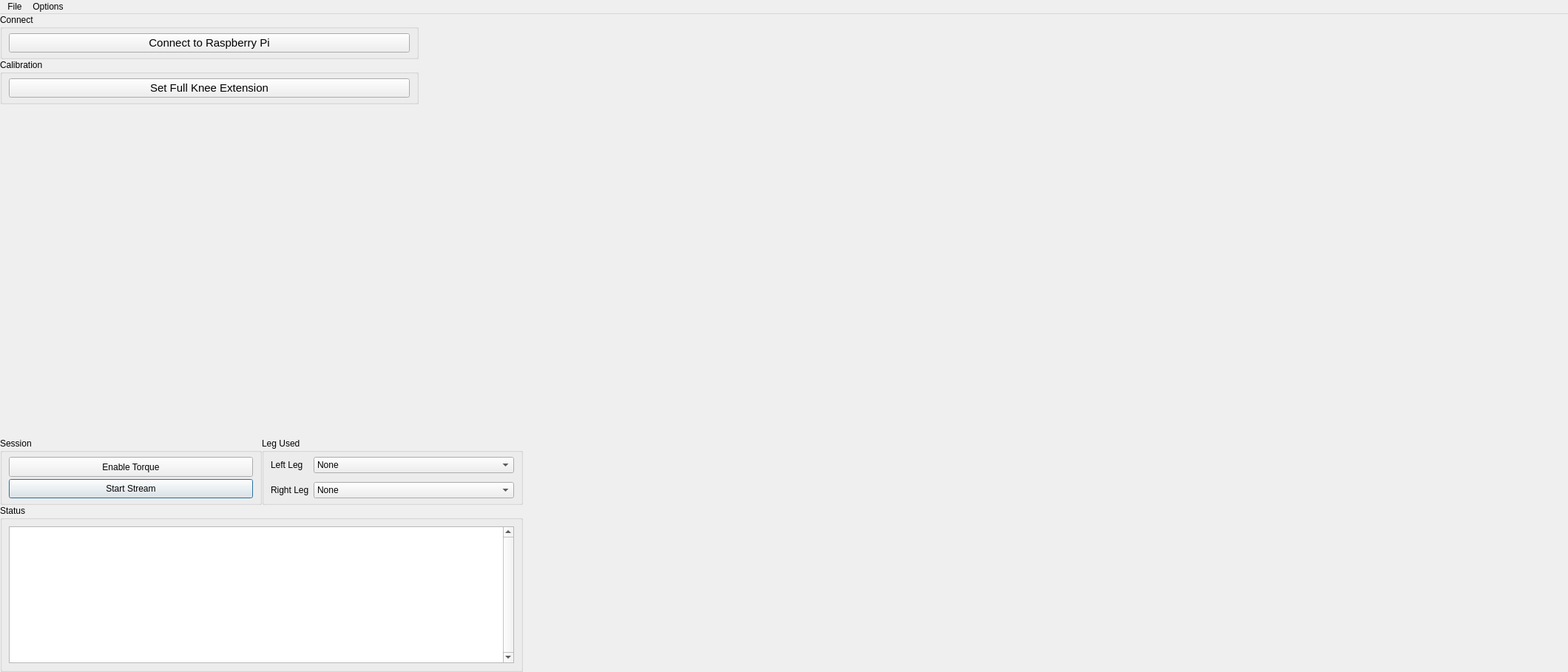
<?xml version="1.0" encoding="UTF-8"?>
<ui version="4.0">
 <class>MainWindow</class>
 <widget class="QMainWindow" name="MainWindow">
  <property name="geometry">
   <rect>
    <x>0</x>
    <y>0</y>
    <width>2120</width>
    <height>909</height>
   </rect>
  </property>
  <property name="sizePolicy">
   <sizepolicy hsizetype="Preferred" vsizetype="Preferred">
    <horstretch>0</horstretch>
    <verstretch>0</verstretch>
   </sizepolicy>
  </property>
  <property name="windowTitle">
   <string notr="true">MainWindow - Play Around with this</string>
  </property>
  <property name="toolTip">
   <string notr="true"/>
  </property>
  <widget class="QWidget" name="centralwidget">
   <property name="sizePolicy">
    <sizepolicy hsizetype="Preferred" vsizetype="Preferred">
     <horstretch>0</horstretch>
     <verstretch>0</verstretch>
    </sizepolicy>
   </property>
   <layout class="QGridLayout" name="centralWidgetGridLayout" rowstretch="1,5,1,1,3" columnstretch="1,2">
    <property name="leftMargin">
     <number>0</number>
    </property>
    <property name="topMargin">
     <number>0</number>
    </property>
    <property name="rightMargin">
     <number>0</number>
    </property>
    <property name="bottomMargin">
     <number>0</number>
    </property>
    <property name="spacing">
     <number>0</number>
    </property>
    <item row="0" column="0">
     <layout class="QGridLayout" name="connectionCalibrationExperimentGridLayout" rowstretch="1,1" columnstretch="4,1">
      <item row="0" column="0">
       <widget class="QGroupBox" name="connectGroupBox">
        <property name="sizePolicy">
         <sizepolicy hsizetype="Preferred" vsizetype="Preferred">
          <horstretch>0</horstretch>
          <verstretch>0</verstretch>
         </sizepolicy>
        </property>
        <property name="minimumSize">
         <size>
          <width>0</width>
          <height>0</height>
         </size>
        </property>
        <property name="font">
         <font>
          <pointsize>9</pointsize>
         </font>
        </property>
        <property name="title">
         <string notr="true">Connect</string>
        </property>
        <layout class="QVBoxLayout" name="connectGroupBoxVerticalLayout">
         <property name="spacing">
          <number>3</number>
         </property>
         <property name="topMargin">
          <number>6</number>
         </property>
         <property name="bottomMargin">
          <number>6</number>
         </property>
         <item>
          <widget class="QPushButton" name="connectToRaspberryPiButton">
           <property name="sizePolicy">
            <sizepolicy hsizetype="Preferred" vsizetype="Preferred">
             <horstretch>0</horstretch>
             <verstretch>0</verstretch>
            </sizepolicy>
           </property>
           <property name="font">
            <font>
             <pointsize>11</pointsize>
            </font>
           </property>
           <property name="cursor">
            <cursorShape>PointingHandCursor</cursorShape>
           </property>
           <property name="text">
            <string notr="true">Connect to Raspberry Pi</string>
           </property>
          </widget>
         </item>
        </layout>
       </widget>
      </item>
      <item row="0" column="1" rowspan="2">
       <widget class="ExperimentGroup" name="ubqExperimentGroup" native="true"/>
      </item>
      <item row="1" column="0">
       <widget class="QGroupBox" name="calibrationGroupBox">
        <property name="sizePolicy">
         <sizepolicy hsizetype="Preferred" vsizetype="Preferred">
          <horstretch>0</horstretch>
          <verstretch>0</verstretch>
         </sizepolicy>
        </property>
        <property name="minimumSize">
         <size>
          <width>0</width>
          <height>0</height>
         </size>
        </property>
        <property name="font">
         <font>
          <pointsize>9</pointsize>
         </font>
        </property>
        <property name="title">
         <string notr="true">Calibration</string>
        </property>
        <layout class="QVBoxLayout" name="calibrationGroupBoxVerticalLayout">
         <property name="spacing">
          <number>3</number>
         </property>
         <property name="topMargin">
          <number>6</number>
         </property>
         <property name="bottomMargin">
          <number>6</number>
         </property>
         <item>
          <widget class="QPushButton" name="setCalibrationButton">
           <property name="sizePolicy">
            <sizepolicy hsizetype="Preferred" vsizetype="Preferred">
             <horstretch>0</horstretch>
             <verstretch>0</verstretch>
            </sizepolicy>
           </property>
           <property name="font">
            <font>
             <pointsize>11</pointsize>
            </font>
           </property>
           <property name="cursor">
            <cursorShape>PointingHandCursor</cursorShape>
           </property>
           <property name="text">
            <string notr="true">Set Full Knee Extension</string>
           </property>
          </widget>
         </item>
        </layout>
       </widget>
      </item>
     </layout>
    </item>
    <item row="0" column="1" rowspan="5">
     <widget class="PlotsPage" name="plotTabWidget" native="true"/>
    </item>
    <item row="1" column="0">
     <widget class="ConfigurationGrid" name="configurationBox" native="true">
      <property name="sizePolicy">
       <sizepolicy hsizetype="Preferred" vsizetype="Preferred">
        <horstretch>0</horstretch>
        <verstretch>0</verstretch>
       </sizepolicy>
      </property>
      <property name="font">
       <font>
        <pointsize>9</pointsize>
       </font>
      </property>
     </widget>
    </item>
    <item row="2" column="0">
     <widget class="WindowConfigurationButtons" name="windowConfigurationButtons" native="true"/>
    </item>
    <item row="3" column="0">
     <layout class="QHBoxLayout" name="legSessionHorizontalLayout" stretch="0,0">
      <item>
       <widget class="QGroupBox" name="sessionGroupBox">
        <property name="sizePolicy">
         <sizepolicy hsizetype="Preferred" vsizetype="Preferred">
          <horstretch>0</horstretch>
          <verstretch>0</verstretch>
         </sizepolicy>
        </property>
        <property name="font">
         <font>
          <pointsize>9</pointsize>
          <bold>false</bold>
         </font>
        </property>
        <property name="title">
         <string notr="true">Session</string>
        </property>
        <layout class="QVBoxLayout" name="sessionGroupVerticalLayout">
         <property name="spacing">
          <number>3</number>
         </property>
         <property name="topMargin">
          <number>6</number>
         </property>
         <property name="bottomMargin">
          <number>6</number>
         </property>
         <item>
          <widget class="QPushButton" name="enableTorqueButton">
           <property name="sizePolicy">
            <sizepolicy hsizetype="Preferred" vsizetype="Preferred">
             <horstretch>0</horstretch>
             <verstretch>0</verstretch>
            </sizepolicy>
           </property>
           <property name="font">
            <font>
             <pointsize>9</pointsize>
             <bold>false</bold>
            </font>
           </property>
           <property name="cursor">
            <cursorShape>PointingHandCursor</cursorShape>
           </property>
           <property name="text">
            <string notr="true">Enable Torque</string>
           </property>
           <property name="checkable">
            <bool>true</bool>
           </property>
          </widget>
         </item>
         <item>
          <widget class="QPushButton" name="startStreamPushButton">
           <property name="sizePolicy">
            <sizepolicy hsizetype="Preferred" vsizetype="Preferred">
             <horstretch>0</horstretch>
             <verstretch>0</verstretch>
            </sizepolicy>
           </property>
           <property name="font">
            <font>
             <pointsize>9</pointsize>
             <bold>false</bold>
            </font>
           </property>
           <property name="cursor">
            <cursorShape>PointingHandCursor</cursorShape>
           </property>
           <property name="text">
            <string notr="true">Start Stream</string>
           </property>
           <property name="checkable">
            <bool>true</bool>
           </property>
           <property name="autoDefault">
            <bool>true</bool>
           </property>
           <property name="default">
            <bool>true</bool>
           </property>
          </widget>
         </item>
        </layout>
       </widget>
      </item>
      <item>
       <widget class="QGroupBox" name="legUsedGroupBox">
        <property name="sizePolicy">
         <sizepolicy hsizetype="Preferred" vsizetype="Preferred">
          <horstretch>0</horstretch>
          <verstretch>0</verstretch>
         </sizepolicy>
        </property>
        <property name="font">
         <font>
          <pointsize>9</pointsize>
         </font>
        </property>
        <property name="title">
         <string>Leg Used</string>
        </property>
        <layout class="QFormLayout" name="legUsedFormLayout">
         <property name="verticalSpacing">
          <number>12</number>
         </property>
         <property name="topMargin">
          <number>6</number>
         </property>
         <property name="bottomMargin">
          <number>6</number>
         </property>
         <item row="0" column="0">
          <widget class="QLabel" name="legLabelL">
           <property name="sizePolicy">
            <sizepolicy hsizetype="Preferred" vsizetype="Preferred">
             <horstretch>0</horstretch>
             <verstretch>0</verstretch>
            </sizepolicy>
           </property>
           <property name="text">
            <string>Left Leg</string>
           </property>
           <property name="alignment">
            <set>Qt::AlignmentFlag::AlignLeading|Qt::AlignmentFlag::AlignLeft|Qt::AlignmentFlag::AlignVCenter</set>
           </property>
          </widget>
         </item>
         <item row="0" column="1">
          <widget class="QComboBox" name="legComboBoxL">
           <property name="sizePolicy">
            <sizepolicy hsizetype="Preferred" vsizetype="Preferred">
             <horstretch>0</horstretch>
             <verstretch>0</verstretch>
            </sizepolicy>
           </property>
           <property name="font">
            <font>
             <pointsize>9</pointsize>
            </font>
           </property>
           <property name="cursor">
            <cursorShape>PointingHandCursor</cursorShape>
           </property>
           <item>
            <property name="text">
             <string>None</string>
            </property>
           </item>
          </widget>
         </item>
         <item row="1" column="1">
          <widget class="QComboBox" name="legComboBoxR">
           <property name="sizePolicy">
            <sizepolicy hsizetype="Preferred" vsizetype="Preferred">
             <horstretch>0</horstretch>
             <verstretch>0</verstretch>
            </sizepolicy>
           </property>
           <property name="font">
            <font>
             <pointsize>9</pointsize>
            </font>
           </property>
           <property name="cursor">
            <cursorShape>PointingHandCursor</cursorShape>
           </property>
           <item>
            <property name="text">
             <string>None</string>
            </property>
           </item>
          </widget>
         </item>
         <item row="1" column="0">
          <widget class="QLabel" name="legLabelR">
           <property name="sizePolicy">
            <sizepolicy hsizetype="Preferred" vsizetype="Preferred">
             <horstretch>0</horstretch>
             <verstretch>0</verstretch>
            </sizepolicy>
           </property>
           <property name="text">
            <string>Right Leg</string>
           </property>
           <property name="alignment">
            <set>Qt::AlignmentFlag::AlignLeading|Qt::AlignmentFlag::AlignLeft|Qt::AlignmentFlag::AlignVCenter</set>
           </property>
          </widget>
         </item>
        </layout>
       </widget>
      </item>
     </layout>
    </item>
    <item row="4" column="0">
     <widget class="QGroupBox" name="statusGroupBox">
      <property name="sizePolicy">
       <sizepolicy hsizetype="Preferred" vsizetype="Preferred">
        <horstretch>0</horstretch>
        <verstretch>0</verstretch>
       </sizepolicy>
      </property>
      <property name="minimumSize">
       <size>
        <width>0</width>
        <height>0</height>
       </size>
      </property>
      <property name="font">
       <font>
        <pointsize>9</pointsize>
       </font>
      </property>
      <property name="cursor">
       <cursorShape>IBeamCursor</cursorShape>
      </property>
      <property name="title">
       <string notr="true">Status</string>
      </property>
      <layout class="QVBoxLayout" name="statusGroupBoxVerticalLayout">
       <item>
        <widget class="QTextBrowser" name="statusTextBrowser">
         <property name="sizePolicy">
          <sizepolicy hsizetype="Preferred" vsizetype="Preferred">
           <horstretch>0</horstretch>
           <verstretch>0</verstretch>
          </sizepolicy>
         </property>
         <property name="cursor" stdset="0">
          <cursorShape>IBeamCursor</cursorShape>
         </property>
         <property name="frameShape">
          <enum>QFrame::Shape::StyledPanel</enum>
         </property>
         <property name="frameShadow">
          <enum>QFrame::Shadow::Sunken</enum>
         </property>
         <property name="verticalScrollBarPolicy">
          <enum>Qt::ScrollBarPolicy::ScrollBarAlwaysOn</enum>
         </property>
         <property name="horizontalScrollBarPolicy">
          <enum>Qt::ScrollBarPolicy::ScrollBarAlwaysOff</enum>
         </property>
         <property name="sizeAdjustPolicy">
          <enum>QAbstractScrollArea::SizeAdjustPolicy::AdjustToContents</enum>
         </property>
         <property name="tabChangesFocus">
          <bool>true</bool>
         </property>
         <property name="lineWrapMode">
          <enum>QTextEdit::LineWrapMode::WidgetWidth</enum>
         </property>
         <property name="html">
          <string notr="true">&lt;!DOCTYPE HTML PUBLIC &quot;-//W3C//DTD HTML 4.0//EN&quot; &quot;http://www.w3.org/TR/REC-html40/strict.dtd&quot;&gt;
&lt;html&gt;&lt;head&gt;&lt;meta name=&quot;qrichtext&quot; content=&quot;1&quot; /&gt;&lt;meta charset=&quot;utf-8&quot; /&gt;&lt;style type=&quot;text/css&quot;&gt;
p, li { white-space: pre-wrap; }
hr { height: 1px; border-width: 0; }
li.unchecked::marker { content: &quot;\2610&quot;; }
li.checked::marker { content: &quot;\2612&quot;; }
&lt;/style&gt;&lt;/head&gt;&lt;body style=&quot; font-family:'Segoe UI'; font-size:9pt; font-weight:400; font-style:normal;&quot;&gt;
&lt;p style=&quot;-qt-paragraph-type:empty; margin-top:0px; margin-bottom:0px; margin-left:0px; margin-right:0px; -qt-block-indent:0; text-indent:0px; font-size:10pt;&quot;&gt;&lt;br /&gt;&lt;/p&gt;&lt;/body&gt;&lt;/html&gt;</string>
         </property>
         <property name="textInteractionFlags">
          <set>Qt::TextInteractionFlag::LinksAccessibleByKeyboard|Qt::TextInteractionFlag::LinksAccessibleByMouse|Qt::TextInteractionFlag::TextBrowserInteraction|Qt::TextInteractionFlag::TextSelectableByKeyboard|Qt::TextInteractionFlag::TextSelectableByMouse</set>
         </property>
        </widget>
       </item>
      </layout>
     </widget>
    </item>
   </layout>
  </widget>
  <widget class="QMenuBar" name="menubar">
   <property name="geometry">
    <rect>
     <x>0</x>
     <y>0</y>
     <width>2120</width>
     <height>33</height>
    </rect>
   </property>
   <property name="font">
    <font>
     <pointsize>9</pointsize>
    </font>
   </property>
   <widget class="QMenu" name="menuMenu">
    <property name="font">
     <font>
      <pointsize>9</pointsize>
     </font>
    </property>
    <property name="title">
     <string notr="true">File</string>
    </property>
    <addaction name="actionOpenData"/>
    <addaction name="actionSaveData"/>
    <addaction name="separator"/>
    <addaction name="actionOpenSimulator"/>
    <addaction name="separator"/>
    <addaction name="actionExit"/>
   </widget>
   <widget class="QMenu" name="menuOptions">
    <property name="font">
     <font>
      <pointsize>9</pointsize>
     </font>
    </property>
    <property name="title">
     <string notr="true">Options</string>
    </property>
    <widget class="QMenu" name="menuColors">
     <property name="font">
      <font>
       <pointsize>9</pointsize>
      </font>
     </property>
     <property name="title">
      <string notr="true">Colors</string>
     </property>
     <addaction name="actionLightMode"/>
     <addaction name="actionDarkMode"/>
     <addaction name="actionSystemDefault"/>
    </widget>
    <addaction name="menuColors"/>
   </widget>
   <addaction name="menuMenu"/>
   <addaction name="menuOptions"/>
  </widget>
  <action name="actionSaveData">
   <property name="icon">
    <iconset theme="QIcon::ThemeIcon::DocumentSaveAs"/>
   </property>
   <property name="text">
    <string>Save Data As...</string>
   </property>
   <property name="iconText">
    <string>Save As</string>
   </property>
   <property name="font">
    <font/>
   </property>
   <property name="shortcut">
    <string>Ctrl+S</string>
   </property>
  </action>
  <action name="actionExit">
   <property name="icon">
    <iconset theme="QIcon::ThemeIcon::ApplicationExit"/>
   </property>
   <property name="text">
    <string notr="true">Exit</string>
   </property>
   <property name="font">
    <font/>
   </property>
  </action>
  <action name="actionLightMode">
   <property name="checkable">
    <bool>true</bool>
   </property>
   <property name="checked">
    <bool>false</bool>
   </property>
   <property name="text">
    <string notr="true">Light Mode</string>
   </property>
   <property name="font">
    <font/>
   </property>
  </action>
  <action name="actionDarkMode">
   <property name="checkable">
    <bool>true</bool>
   </property>
   <property name="text">
    <string notr="true">Dark Mode</string>
   </property>
   <property name="font">
    <font/>
   </property>
  </action>
  <action name="actionSystemDefault">
   <property name="checkable">
    <bool>true</bool>
   </property>
   <property name="checked">
    <bool>true</bool>
   </property>
   <property name="text">
    <string notr="true">System Default</string>
   </property>
   <property name="font">
    <font/>
   </property>
  </action>
  <action name="actionOpenData">
   <property name="icon">
    <iconset theme="QIcon::ThemeIcon::DocumentOpen"/>
   </property>
   <property name="text">
    <string>Open Data</string>
   </property>
   <property name="font">
    <font/>
   </property>
   <property name="shortcut">
    <string>Ctrl+O</string>
   </property>
  </action>
  <action name="actionOpenSimulator">
   <property name="icon">
    <iconset theme="QIcon::ThemeIcon::AppointmentNew"/>
   </property>
   <property name="text">
    <string>Open Simulator</string>
   </property>
  </action>
 </widget>
 <customwidgets>
  <customwidget>
   <class>ConfigurationGrid</class>
   <extends>QWidget</extends>
   <header>brace.UI.ConfigurationGrid</header>
   <container>1</container>
  </customwidget>
  <customwidget>
   <class>WindowConfigurationButtons</class>
   <extends>QWidget</extends>
   <header>brace.UI.WindowConfigurationButtons</header>
   <container>1</container>
  </customwidget>
  <customwidget>
   <class>ExperimentGroup</class>
   <extends>QWidget</extends>
   <header>brace.UI.ExperimentGroup</header>
   <container>1</container>
  </customwidget>
  <customwidget>
   <class>PlotsPage</class>
   <extends>QWidget</extends>
   <header>brace.UI.PlotsPage</header>
   <container>1</container>
  </customwidget>
 </customwidgets>
 <tabstops>
  <tabstop>connectToRaspberryPiButton</tabstop>
  <tabstop>setCalibrationButton</tabstop>
  <tabstop>enableTorqueButton</tabstop>
  <tabstop>startStreamPushButton</tabstop>
  <tabstop>legComboBoxL</tabstop>
  <tabstop>legComboBoxR</tabstop>
  <tabstop>statusTextBrowser</tabstop>
 </tabstops>
 <resources/>
 <connections>
  <connection>
   <sender>actionExit</sender>
   <signal>triggered()</signal>
   <receiver>MainWindow</receiver>
   <slot>close()</slot>
   <hints>
    <hint type="sourcelabel">
     <x>-1</x>
     <y>-1</y>
    </hint>
    <hint type="destinationlabel">
     <x>959</x>
     <y>539</y>
    </hint>
   </hints>
  </connection>
 </connections>
 <designerdata>
  <property name="gridDeltaX">
   <number>10</number>
  </property>
  <property name="gridDeltaY">
   <number>10</number>
  </property>
  <property name="gridSnapX">
   <bool>true</bool>
  </property>
  <property name="gridSnapY">
   <bool>true</bool>
  </property>
  <property name="gridVisible">
   <bool>true</bool>
  </property>
 </designerdata>
</ui>
